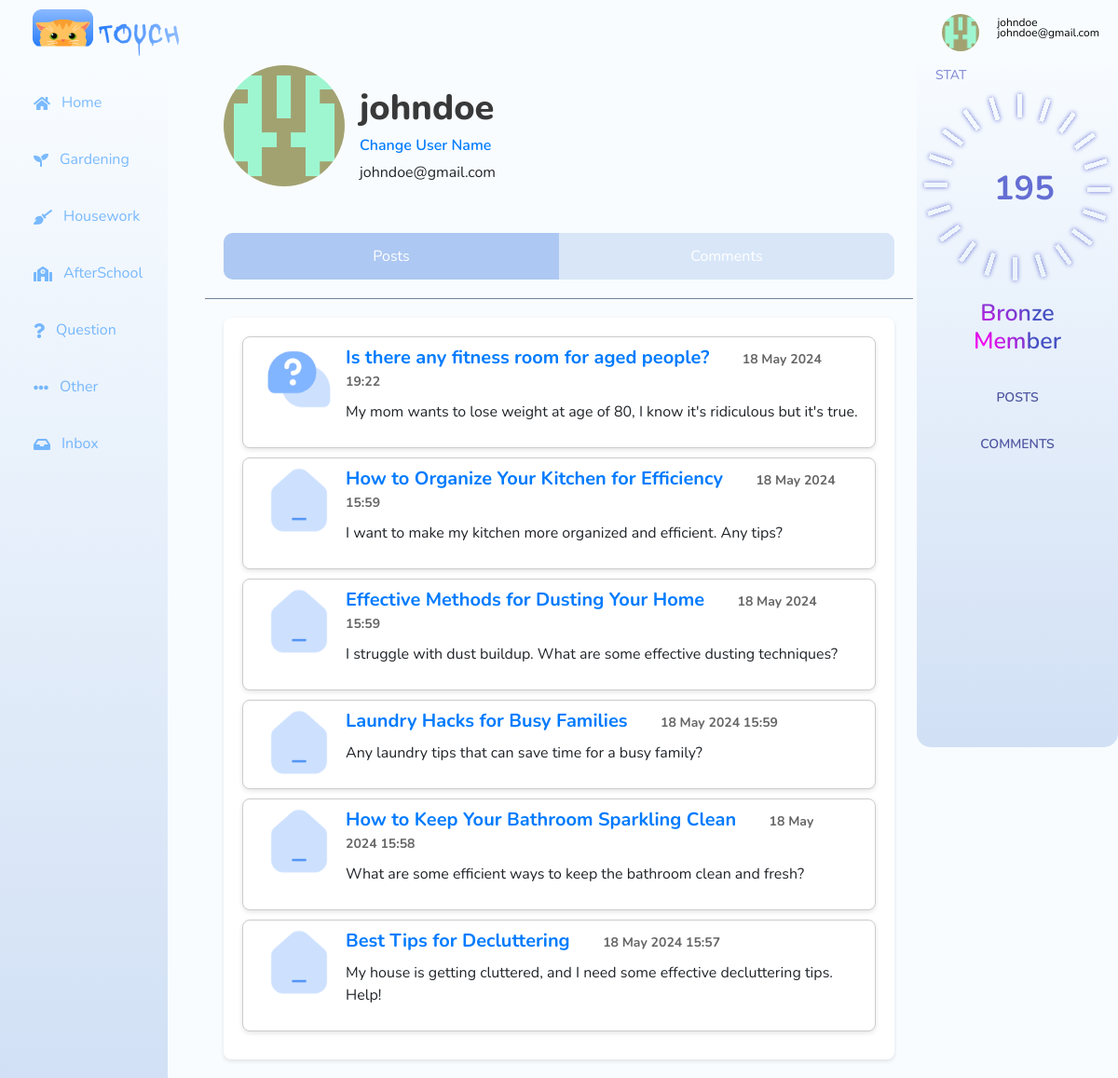
Screenshot of /profile (signed in) with the database file from the repository.
### app/models.py (models this page shows, shortened)
class UserModel(UserMixin, db.Model):
    __tablename__ = "users"
    id = db.Column(db.Integer, primary_key=True, autoincrement=True)
    username = db.Column(db.String(100), nullable=False)
    password_hash = db.Column(db.String(255), nullable=False)
    email = db.Column(db.String(100), nullable=False, unique=True)
    avatar = db.Column(db.String(100))
    join_time = db.Column(db.DateTime, default=datetime.now)
    points = db.Column(db.Integer, default=0)
    security_question = db.Column(db.String(255), nullable=False)
    security_answer_hash = db.Column(db.String(255), nullable=False)
    posts = db.relationship('PostModel', backref='author', lazy=True)
    comments = db.relationship('CommentModel', backref='author', lazy=True)
    notifications = db.relationship('Notification', back_populates='user')

class PostModel(db.Model):
    __tablename__ = "posts"
    id = db.Column(db.Integer, primary_key=True, autoincrement=True)
    title = db.Column(db.String(255), nullable=False)
    content = db.Column(db.Text, nullable=False)
    create_time = db.Column(db.DateTime, default=datetime.now)
    post_type = db.Column(db.String(10))
    postcode = db.Column(db.Integer, nullable=False)
    accepted_answer_id = db.Column(db.Integer, db.ForeignKey('comments.id'))
    author_id = db.Column(db.Integer, db.ForeignKey("users.id"))
    accepted_answer = db.relationship('CommentModel', foreign_keys=[accepted_answer_id], post_update=True)

### app/blueprints/profile/profile.py (the view)
@profile_bp.route("/profile")
@login_required
def overview_profile():
    user = UserModel.query.get_or_404(current_user.id)
    posts = PostModel.query.filter_by(author_id=current_user.id).order_by(PostModel.create_time.desc()).all()
    comments = CommentModel.query.filter_by(author_id=current_user.id).order_by(CommentModel.create_time.desc()).all()
    avatar_form = UploadImageForm()
    username_form = EditUsernameForm(obj=user)
    return render_template('profile.html',
                           user=user,
                           posts=posts,
                           comments=comments,
                           avatar_form=avatar_form,
                           username_form=username_form)

### app/__init__.py (called while the page is built)
def create_app(config_class=Config):
    app = Flask(__name__)
    app.config.from_object(config_class)
    db.init_app(app)
    login.init_app(app)
    avatars.init_app(app)
    csrf.init_app(app)
    login.login_view = 'auth.login'
    @app.context_processor
    def inject_user_statistics():
        if current_user.is_authenticated:
            total_posts = db.session.query(func.count(PostModel.id)).filter_by(author_id=current_user.id).scalar()
            total_comments = db.session.query(func.count(CommentModel.id)).filter_by(author_id=current_user.id).scalar()
        else:
            total_posts = 0
            total_comments = 0
        return dict(total_posts=total_posts, total_comments=total_comments)
    app.register_blueprint(auth_bp)
    app.register_blueprint(postCom_bp)
    app.register_blueprint(profile_bp)
    app.register_blueprint(notify_bp)
    return app

### app/models.py (called while the page is built)
@login.user_loader
def load_user(user_id):
    return db.session.get(UserModel, int(user_id))

### app/templates/profile.html (shortened to what this page needs)
{% extends "base.html" %}
{% block head %}
<link rel="stylesheet" href="{{ url_for('static', filename='css/profile.css') }}">
{% endblock %}
{% block content %}
<div class="main_container">
    <div class="user-info d-flex align-items-center">
        <img src="{{ url_for('profile.get_avatar', filename=user.avatar) }}" alt="User Avatar" class="my-avatar" id="avatarChange">
        <div class="user-details ml-3">
            <h1 id="usernameDisplay">{{ user.username }}</h1>
            <a href="#" class="change" data-toggle="modal" data-target="#changeUsernameModal">Change User Name</a>
            <p class="email">{{ user.email }}</p>
        </div>
    </div>
    <div class="tabs-container">
        <div class="tab" id="postsTab" onclick="toggleTab('Posts')" data-tab="Posts">Posts</div>
        <div class="tab" id="commentsTab" onclick="toggleTab('Comments')" data-tab="Comments">Comments</div>
    </div>
    <hr class="divider">
    <div class="content-area">
        <div id="postsContent" class="content-section">
            {% for post in posts %}
            <div class="post-item">
                <div class="post-header">
                    {% if post.post_type == 'G' %}
                    <img src="{{ url_for('static', filename='images/icons/g.png') }}" alt="Gardening" class="icon-avatar">
                    {% elif post.post_type == 'HW' %}
                    <img src="{{ url_for('static', filename='images/icons/hw.png') }}" alt="Housework" class="icon-avatar">
                    {% elif post.post_type == 'AC' %}
                    <img src="{{ url_for('static', filename='images/icons/ac.png') }}" alt="After school" class="icon-avatar">
                    {% elif post.post_type == 'QA' %}
                    <img src="{{ url_for('static', filename='images/icons/qa.png') }}" alt="Question" class="icon-avatar">
                    {% elif post.post_type == 'Others' %}
                    <img src="{{ url_for('static', filename='images/icons/others.png') }}" alt="Others" class="icon-avatar">
                    {% endif %}
                    <div class="post-info">
                        <h4><a href="{{ url_for('postCom.post_detail', post_id=post.id) }}">{{ post.title }}</a>
                            <span class="post-time">{{ post.create_time.strftime('%d %B %Y %H:%M') }}</span>
                        </h4>
                    </div>
                    <div class="delete-container">
                    </div>
                </div>
                <div class="post-text">
                    <p>{{ post.content }}</p>
                </div>
            </div>
            {% endfor %}
        </div>
    </div>
</div>
{% endblock %}

### app/templates/base.html (shortened to what this page needs)
<!DOCTYPE html>
<html lang="en">
<head>
    <link href="https://stackpath.bootstrapcdn.com/bootstrap/4.3.1/css/bootstrap.min.css" rel="stylesheet">
    <link rel="stylesheet" href="https://cdnjs.cloudflare.com/ajax/libs/font-awesome/5.15.1/css/all.min.css">
    <link rel="stylesheet" href="{{ url_for('static', filename='css/base.css')}}">
    {% block head %}
    {% endblock %}
</head>
<body>
<div class="bar_container">
    <aside class="Leftsidebar">
        <div class="container-fluid d-flex">
            <nav class="navigator flex-grow-1">
                <ul class="nav flex-column">
                    <li class="nav-item">
                        <a class="nav-link" href="{{ url_for('postCom.index') }}" onclick="highlightIcon(this)">
                            <i class="fas fa-home"></i>
                            <p class="tag_name">Home</p>
                        </a>
                    </li>
                    <li class="nav-item">
                        <a class="nav-link" href="{{ url_for('postCom.index',type='G') }}"
                           onclick="highlightIcon(this)">
                            <i class="fas fa-seedling"></i>
                            <p class="tag_name">Gardening</p>
                        </a>
                    </li>
                    <li class="nav-item">
                        <a class="nav-link" href="{{ url_for('postCom.index',type='HW') }}"
                           onclick="highlightIcon(this)">
                            <i class="fas fa-broom"></i>
                            <p class="tag_name">Housework</p>
                        </a>
                    </li>
                    <li class="nav-item">
                        <a class="nav-link" href="{{ url_for('postCom.index',type='AC') }}"
                           onclick="highlightIcon(this)">
                            <i class="fas fa-school"></i>
                            <p class="tag_name">AfterSchool</p>
                        </a>
                    </li>
                    <li class="nav-item">
                        <a class="nav-link" href="{{ url_for('postCom.index',type='QA') }}"
                           onclick="highlightIcon(this)">
                            <i class="fas fa-question"></i>
                            <p class="tag_name">Question</p>
                        </a>
                    </li>
                    <li class="nav-item">
                        <a class="nav-link" href="{{ url_for('postCom.index', type='Others') }}"
                           onclick="highlightIcon(this)">
                            <i class="fas fa-ellipsis-h"></i>
                            <p class="tag_name">Other</p>
                        </a>
                    </li>
                    <li class="nav-item">
                        <a class="nav-link" id="inbox-button" href="#" onclick="highlightIcon(this)">
                            <i class="fas fa-inbox fa-1x"></i>
                            <p class="tag_name">Inbox</p>
                        </a>
                    </li>
                </ul>
            </nav>
        </div>
    </aside>
    <header class="top-navbar">
        <div class="logo">
            <img src="{{ url_for('static', filename='images/TOUCH_logo.png') }}" alt="Company Logo">
        </div>
        <div class="user-info">
            <div class="dropdown">
                <img src="{{ url_for('profile.get_avatar', filename=current_user.avatar) }}" alt="Avatar" class="avatar"
                     id="avatarImage">
                <span class="username">{{ current_user.username }}</span>
                <span class="userEmail">{{ current_user.email }}</span>
            </div>
        </div>
    </header>
    <aside class="Rightsidebar">
        <div class="rank">
            STAT
        </div>
        <div class="profile-info">
            <div class="points-circle">
                <div class="loading">
                    {% for i in range(1, 21) %}
                    <span style="--i:{{ i }};"></span>
                    {% endfor %}
                </div>
                <div class="word">
                    {{ current_user.points }}
                </div>
            </div>
            <div class="member-status">
                <h1 id="memberStatus">Bronze Member</h1>
            </div>
            <div class="statistics">
                <div class="stat-item">
                    <div class="stat-box posts">
                        <p class="stat-label" data-value="{{ total_posts }}">POSTS</p>
                    </div>
                </div>
                <div class="stat-item">
                    <div class="stat-box comments">
                        <p class="stat-label" data-value="{{ total_comments }}">COMMENTS</p>
                    </div>
                </div>
            </div>
        </div>
    </aside>
</div>
{% block content %}
{% endblock %}
</body>
</html>

### app/static/css/base.css (style rules this page uses)
body, html { margin: 0; padding: 0; font-family: 'Nunito', sans-serif; background-color: #F8FCFF; scroll-behavior: smooth; }
.bar_container { display: flex; flex-wrap: wrap; }
.top-navbar { display: flex; justify-content: space-between; align-items: center; background-color: #F8FCFF; color: #000000; padding: 0px 20px; position: fixed; width: 100%; top: 0; z-index: 1000; }
.logo img { height: 50px; width: 200px; }
.logo { font-size: 24px; font-weight: bold; padding: 10px 15px; }
.dropdown { position: relative; display: inline-block; }
.avatar { width: 40px; height: 40px; border-radius: 50%; margin-right: 15px; background: white; overflow: hidden; cursor: pointer; }
.username, .userEmail { font-size: 12px; }
.username { position: absolute; margin-bottom: 40px; }
.Leftsidebar { position: fixed; top: 50px; left: 0; width: 15%; height: calc(100% - 50px); padding: 20px; padding-left: 5px; margin-top: 20px; background: linear-gradient(#F8FCFF, #d1e0f5); }
.nav-item { margin-bottom: 20px; }
.nav-item p { margin-bottom: 1px; }
.nav-link { display: flex; align-items: center; white-space: nowrap; font-size: 16px; }
.nav-link i { margin-right: 12px; }
.Rightsidebar { position: fixed; top: 50px; right: 0; width: 18%; height: 65%; padding: 20px; background: linear-gradient(#F8FCFF, #d1e0f5); border-radius: 15px; }
.rank { text-align: left; color: #7c83d3; font-size: 14px; margin-bottom: 10px; }
.profile-info { display: flex; flex-direction: column; align-items: center; }
.member-status { text-align: center; color: #5961ba; }
.member-status h1 { font-size: 25px; margin-top: 120px; font-weight: 600; background-image: radial-gradient(circle, rgb(255, 0, 242), #4651c3); background-size: 100px 100px; background-repeat: no-repeat; background-color: #4651c3; color: transparent; -webkit-background-clip: text; background-clip: text; cursor: default; }
.points-circle { position: relative; }
.word { position: absolute; font-size: 36px; font-weight: bold; color: #656ED3; text-align: center; left: 25px; top: 75px; display: flex; align-items: center; justify-content: center; }
.loading { position: relative; width: 100px; height: 100px; display: flex; }
.loading span { position: absolute; width: 5px; height: 25px; transform: rotate(calc(var(--i) * 18deg)); transform-origin: 0 100px; content: ''; position: absolute; top: 0; left: 50px; box-shadow: 0 0 5px #656ED3; animation: animate 8s linear infinite; animation-delay: calc(var(--i) * 0.1s); }
.statistics { display: flex; flex-wrap: wrap; width: 100%; flex-direction: column; align-items: left; }
.stat-item { flex: 0 50%; }
.statistics p { color: #4d549f; font-size: 14px; }
.statistics { padding-top: 20px; display: flex; gap: 0; }
.stat-item { display: flex; justify-content: center; align-items: center; }
.stat-box { display: flex; justify-content: center; align-items: center; width: 100px; height: 50px; margin: 0; text-align: center; position: relative; overflow: hidden; cursor: pointer; transition: color 0.3s ease, text-decoration 0.3s ease; }
.stat-label { position: relative; display: flex; justify-content: center; align-items: center; width: 100%; height: 100%; font-size: 16px; color: #4651c3; font-weight: 550; transition: 0.5s; }
.stat-label::before { content: attr(data-value); color: rgb(193, 35, 255) !important; font-size: 10px; font-weight: 600; font-size: 18px; position: absolute; width: 100%; text-align: center; top: 50%; left: 50%; transform: translate(-50%, -50%); letter-spacing: 20px; opacity: 0; transition: 0.5s; }

### rows the page displays
UserModel: avatar (picture), username "johndoe", email "johndoe@gmail.com", points "195"
PostModel: title "Is there any fitness room for aged people?", create_time "18 May 2024 19:22", content "My mom wants to lose weight at age of 80, I know it's ridiculous but it's true."
PostModel: title "How to Organize Your Kitchen for Efficiency", create_time "18 May 2024 15:59", content "I want to make my kitchen more organized and efficient. Any tips?"
PostModel: title "Effective Methods for Dusting Your Home", create_time "18 May 2024 15:59", content "I struggle with dust buildup. What are some effective dusting techniques?"
PostModel: title "Laundry Hacks for Busy Families", create_time "18 May 2024 15:59", content "Any laundry tips that can save time for a busy family?"
PostModel: title "How to Keep Your Bathroom Sparkling Clean", create_time "18 May 2024 15:58", content "What are some efficient ways to keep the bathroom clean and fresh?"
PostModel: title "Best Tips for Decluttering", create_time "18 May 2024 15:57", content "My house is getting cluttered, and I need some effective decluttering tips. Help!"
